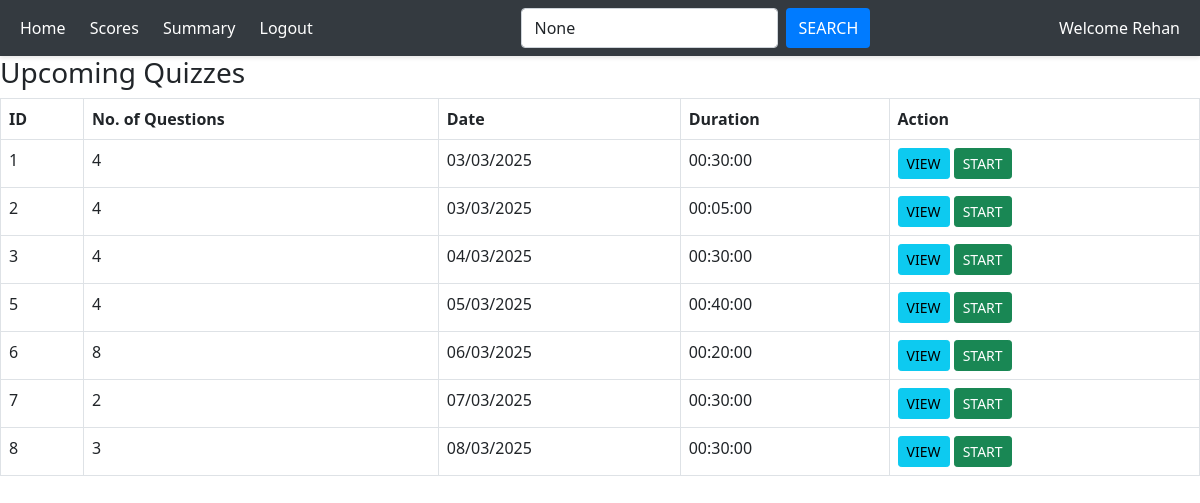
Screenshot of /user_dashboard/1 (signed in) with the database file from the repository.
### application/models.py (models this page shows)
class User(db.Model):
    id = db.Column(db.Integer, primary_key=True)
    username = db.Column(db.String(), unique=True, nullable=False)
    password = db.Column(db.String(), nullable=False)
    full_name = db.Column(db.String(), nullable=False)
    qualification = db.Column(db.String())
    dob = db.Column(db.Date)
    is_admin = db.Column(db.String(), default="general")
    scores = db.relationship('Score', backref='user', lazy=True)

class Quiz(db.Model):
    id = db.Column(db.Integer, primary_key=True)
    chapter_id = db.Column(db.Integer, db.ForeignKey('chapter.id'), nullable=False)
    date_of_quiz = db.Column(db.Date)
    time_duration = db.Column(db.Time)
    is_active = db.Column(db.Boolean, default=True)
    title = db.Column(db.String())
    questions = db.relationship('Question', backref='quiz', lazy=True, cascade="all, delete-orphan")
    scores = db.relationship('Score', backref='quiz', lazy=True, cascade="all, delete-orphan")

### application/controllers.py (the view, shortened to what this page needs)
@app.route("/user_dashboard/<int:user_id>", methods=["GET", "POST"])
def user_dashboard(user_id):
    if "user_id" not in session or session["user_id"] != user_id:
        return redirect(url_for("login"))
    this_user = User.query.get_or_404(user_id)
    search_query = request.args.get("search_query")
    date_filter = request.args.get("date_filter")
    user_scores_query = Score.query.filter_by(user_id=user_id)
    if search_query:
        user_scores_query = user_scores_query.join(Quiz).filter(
            Quiz.title.ilike(f"%{search_query}%")
        )
    user_scores = user_scores_query.all()
    today = date.today()
    upcoming_quizzes = Quiz.query.filter(Quiz.date_of_quiz >= today)
    if search_query:
        upcoming_quizzes = upcoming_quizzes.filter(
            Quiz.title.ilike(f"%{search_query}%")
        )
    upcoming_quizzes = upcoming_quizzes.all()
    return render_template(
        "user_dash.html",
        user=this_user,
        upcoming_quizzes=upcoming_quizzes,
        user_scores=user_scores,
        search_query=search_query,
        date_filter=date_filter,
    )

### templates/user_dash.html (shortened to what this page needs)
<!DOCTYPE html>
<html lang="en">
<head>
    <link rel="stylesheet" href="{{url_for('static', filename ='user_dash.css')}}">
    <link href="https://cdn.jsdelivr.net/npm/bootstrap@5.0.2/dist/css/bootstrap.min.css" rel="stylesheet"
>
</head>
<body>
    <div class="main">
        <nav class="navbar">
            <div>
                <a href="#">Home </a>
                <a href="{{url_for('view_scores',user_id =user.id)}}">Scores</a>
                <a href="{{url_for('user_summary', user_id =user.id)}}">Summary</a>
                <a href="/login">Logout</a>
            </div>
                <form class="d-flex" action="{{ url_for('user_dashboard', user_id=user.id) }}" method=["GET"]>
                    <input class="form-control me-2" type="search" placeholder="Search Quizzes" name="search_query" value="{{ search_query }}">
                    <button class="btn btn-outline-success" type="submit">Search</button>
                </form>
                <span class="navbar-text">Welcome {{user.username}}</span>
        </nav>
        <h3>Upcoming Quizzes</h3>
        <table class="table table-bordered">
            <thead>
                <tr>
                    <th>ID</th>
                    <th>No. of Questions</th>
                    <th>Date</th>
                    <th>Duration</th>
                    <th>Action</th>
                </tr>
            </thead>
            <tbody>
                {% for quiz in upcoming_quizzes %}
                <tr>
                    <td>{{ quiz.id }}</td>
                    <td>{{ quiz.questions|length }}</td>
                    <td>{{ quiz.date_of_quiz.strftime('%d/%m/%Y')}}</td>
                    <td>{{ quiz.time_duration }}</td>
                    <td>
                        <a href="{{ url_for('view_quiz', quiz_id = quiz.id) }}"><button class="btn btn-info btn-sm">View</button></a>
                        <a href="{{ url_for('start_quiz', quiz_id = quiz.id) }}"><button class="btn btn-success btn-sm">Start</button></a>
                    </td>
                </tr>
                {% endfor %}
            </tbody>
        </table>
    </div>
</body>
</html>
</body>
</html>

### static/user_dash.css (style rules this page uses)
* { margin:0px; padding:0px; box-sizing: border-box; }
body { font-family: Arial,sans-serif; margin:0px; padding:0px; background-color: #f4f6f9; color: #333; }
.navbar { background-color:#343a40; color:white; padding:15px 20px; display:flex; justify-content: space-between; align-items:center; box-shadow: 0 2px 4px rgba(0,0,0,0.1); }
.navbar a { color: #fff; text-decoration:None; margin-right:20px; font-weight: 500; transition: color 0.3s ease; }
.navbar button { background-color: #007bff; color:white; border:none; padding: 8px 12px; border-radius: 4px; cursor: pointer; transition: background-color 0.3s ease; }
.btn { padding:8px 12px; border: none; border-radius: 4px; cursor:pointer; text-transform: uppercase; font-size: 12px; font-weight: 500; transition: background-color 0.3s ease; text-decoration:none; display:inline-block; }

### rows the page displays
User: username "Rehan"
Quiz: id "1", questions|length "4", date_of_quiz "03/03/2025", time_duration "00:30:00"
Quiz: id "2", questions|length "4", date_of_quiz "03/03/2025", time_duration "00:05:00"
Quiz: id "3", questions|length "4", date_of_quiz "04/03/2025", time_duration "00:30:00"
Quiz: id "5", questions|length "4", date_of_quiz "05/03/2025", time_duration "00:40:00"
Quiz: id "6", questions|length "8", date_of_quiz "06/03/2025", time_duration "00:20:00"
Quiz: id "7", questions|length "2", date_of_quiz "07/03/2025", time_duration "00:30:00"
Quiz: id "8", questions|length "3", date_of_quiz "08/03/2025", time_duration "00:30:00"
